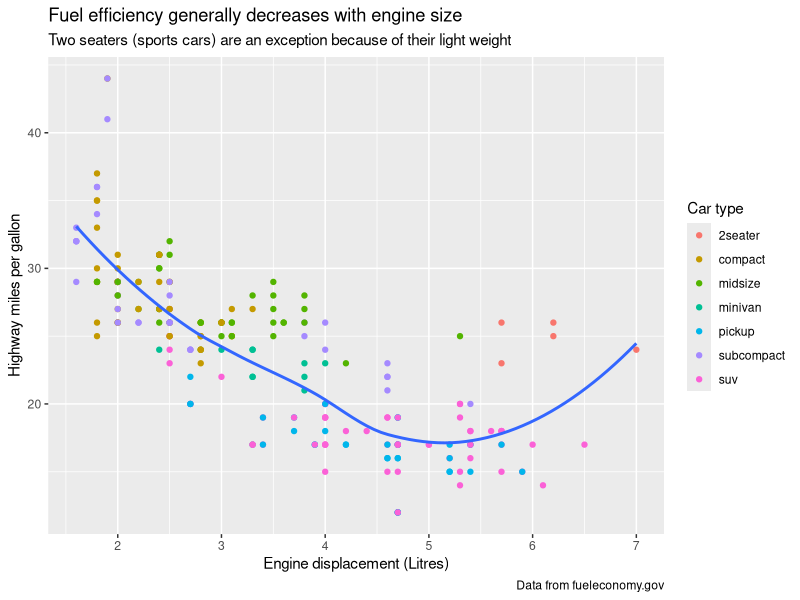
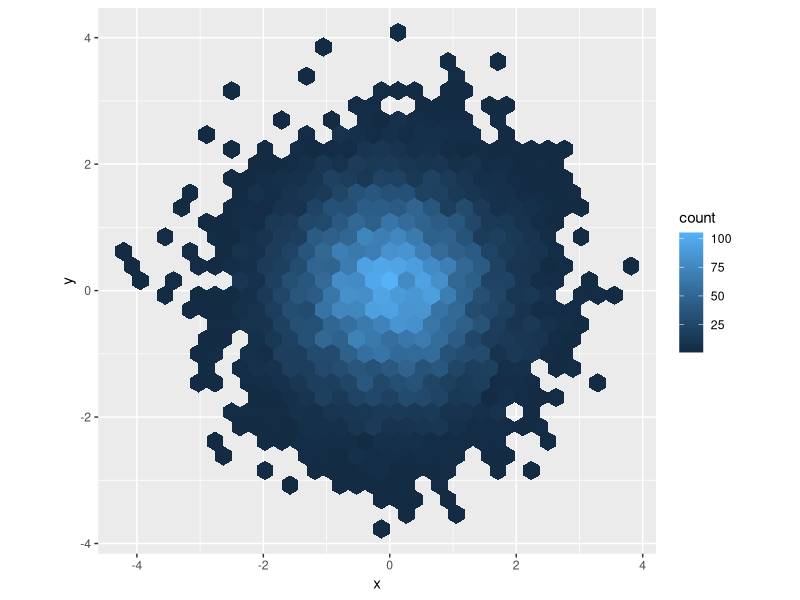
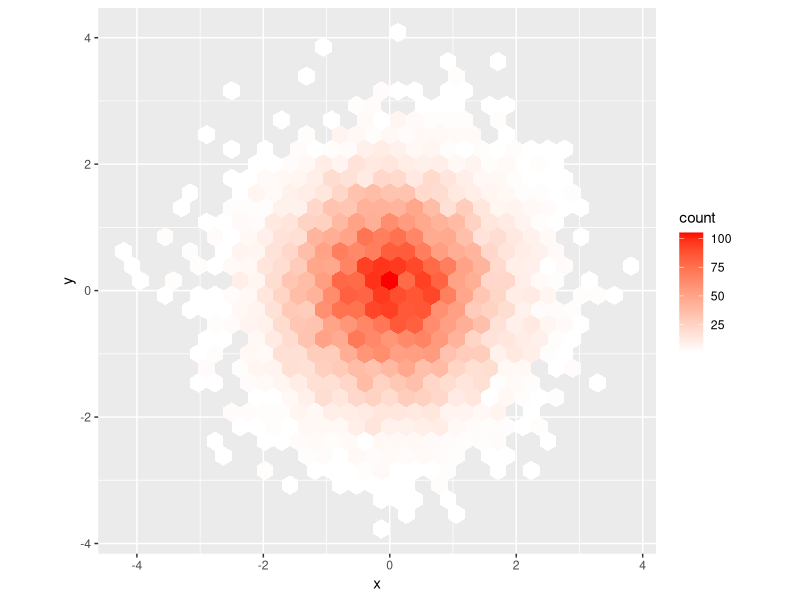

These figures' R source, in order:
## ---- chunk 1
library(tidyverse)
library(ggrepel)
library(viridis)
library(RColorBrewer)
## ---- chunk 2
ggplot(data = mpg,
       mapping = aes(x = displ, y = hwy)) +
	geom_point(mapping = aes(color = class)) +
	geom_smooth(se = FALSE) +
	labs(title = "Fuel efficiency generally decreases with engine size",
	     subtitle = "Two seaters (sports cars) are an exception because of their light weight",
	     caption = "Data from fueleconomy.gov",
	     x = "Engine displacement (Litres)",
	     y = "Highway miles per gallon",
	     color = "Car type")

## ---- chunk 3
df <- tibble(
  x = rnorm(10000),
  y = rnorm(10000)
)

ggplot(df, aes(x, y)) +
  geom_hex() +
  scale_colour_gradient(low = "white", high = "red") +
  coord_fixed()

ggplot(df, aes(x, y)) +
  geom_hex() +
  scale_fill_gradient(low = "white", high = "red") +
  coord_fixed()
